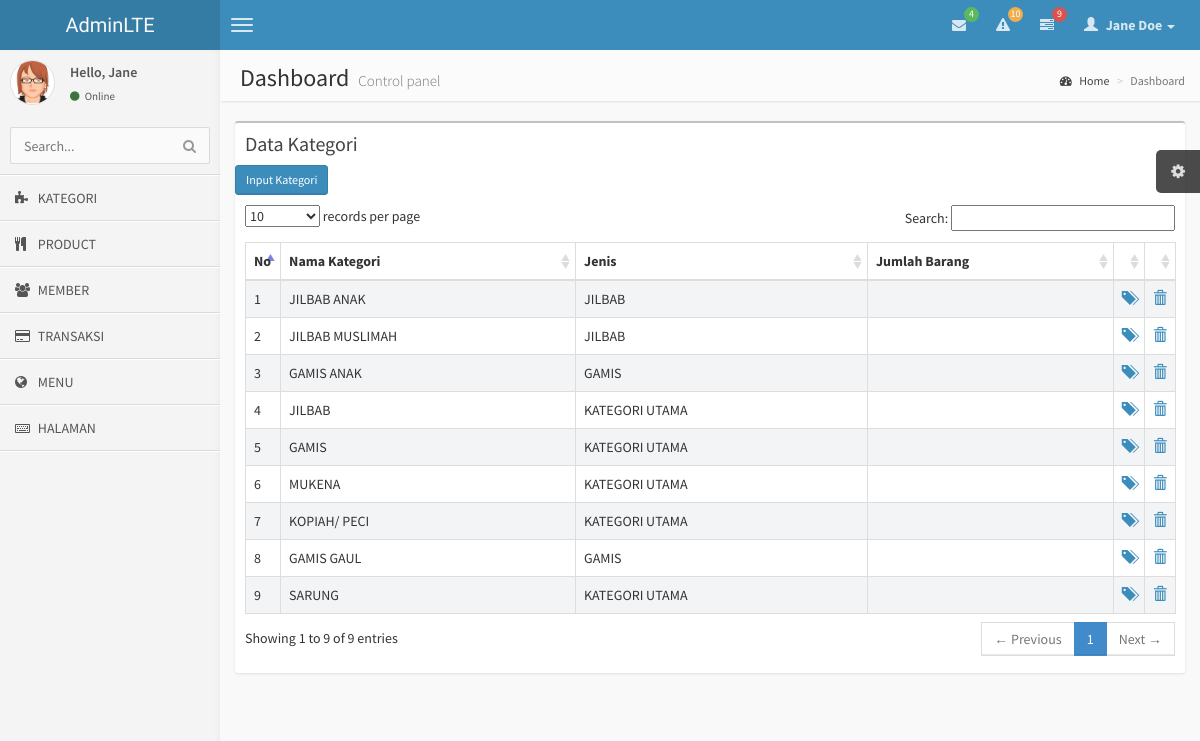
The app's page /index.php/admin/kategori with its own data.
### tables this page shows
CREATE TABLE IF NOT EXISTS `tabel_menu_admin` (
`menu_id` int(11) NOT NULL,
  `nama_menu` varchar(100) NOT NULL,
  `icon` varchar(40) NOT NULL,
  `link` varchar(100) NOT NULL,
  `parent` int(11) NOT NULL
);

CREATE TABLE IF NOT EXISTS `tabel_kategori` (
`kategori_id` int(11) NOT NULL,
  `nama_kategori` varchar(50) NOT NULL,
  `link` varchar(40) NOT NULL,
  `parent` int(11) NOT NULL,
  `nama_kategori_seo` varchar(100) NOT NULL
);

### application/libraries/Template.php (called while the page is built)
<?php if ( ! defined('BASEPATH')) exit('No direct script access allowed');
class Template {
		var $template_data = array();
		function set($name, $value)
		{
			$this->template_data[$name] = $value;
		}
		function load($template = '', $view = '' , $view_data = array(), $return = FALSE)
		{
			$this->CI =& get_instance();
			$this->set('contents', $this->CI->load->view($view, $view_data, TRUE));
			return $this->CI->load->view($template, $this->template_data, $return);
		}
}

### application/controllers/admin/Kategori.php (called while the page is built, shortened)
<?php
class kategori extends CI_Controller{
    function index(){
        $data['record']=  $this->mod_kategori->select_all()->result();
        $this->template->load('templateadmin','admin/kategori/data',$data);
    }
}

### index.php (called while the page is built, shortened)
<?php
require_once BASEPATH.'core/CodeIgniter.php';

### application/models/Mod_kategori.php (called while the page is built, shortened)
<?php
class mod_kategori extends ci_model{
    function select_all(){
        return $this->db->get('tabel_kategori');
    }
}

### application/views/admin/kategori/data.php (the view, shortened to what this page needs)
        <link href="<?php echo base_url()?>template/AdminLTE/css/datatables/dataTables.bootstrap.css" rel="stylesheet" type="text/css" />
        <link href="<?php echo base_url()?>template/AdminLTE/css/AdminLTE.css" rel="stylesheet" type="text/css" />
<div class="box">
                                <div class="box-header">
                                    <h3 class="box-title">Data Kategori</h3>
                                </div>
                                <?php
                                echo anchor('admin/kategori/post','Input Kategori',array('class'=>'btn btn-primary btn-sm'))
                                ?>
                                <div class="box-body table-responsive">
                                    <table id="example1" class="table table-bordered table-striped">
                                        <thead>
                                            <tr>
                                                <th>No</th>
                                                <th>Nama Kategori</th>
                                                <th>Jenis</th>
                                                <th>Jumlah Barang</th>
                                                <th></th>
                                                <th></th>
                                            </tr>
                                        </thead>
                                        <tbody>
                                            <?php
                                            $no=1;
                                            foreach ($record as $r){
                                                echo "<tr>
                                                      <td width='10'>$no</td>
                                                      <td>".  strtoupper($r->nama_kategori)."</td>
                                                      <td>";
                                                      if($r->parent==0){
                                                          echo "KATEGORI UTAMA";
                                                      }else{
                                                          $parent=$this->db->get_where('tabel_kategori',array('kategori_id'=>$r->parent))->row_array();
                                                          echo strtoupper($parent['nama_kategori']);
                                                      }
                                                      echo"</td>
                                                      <td></td>
                                                      <td width='10'>".anchor("admin/kategori/edit/".$r->kategori_id,"<span class='glyphicon glyphicon-tags' aria-hidden='true'></span>",array('title'=>'edit data'))."</td>
                                                      <td width='10'>".anchor("admin/kategori/delete/".$r->kategori_id,"<span class='glyphicon glyphicon-trash' aria-hidden='true'></span>",array('title'=>'delete data'))."</td>
                                                    </tr>";
                                                $no++;
                                            }
                                            ?>
                                    </table>
                                </div>
                            </div>

### application/views/templateadmin.php (shortened to what this page needs)
<!DOCTYPE html>
<html>
    <head>
        <link href="<?php echo base_url()?>template/AdminLTE/css/bootstrap.min.css" rel="stylesheet" type="text/css" />
        <link href="<?php echo base_url()?>template/AdminLTE/css/font-awesome.min.css" rel="stylesheet" type="text/css" />
        <link href="<?php echo base_url()?>template/AdminLTE/css/ionicons.min.css" rel="stylesheet" type="text/css" />
    </head>
    <body class="skin-blue">
        <header class="header">
            <a href="index.html" class="logo">
                AdminLTE
            </a>
            <nav class="navbar navbar-static-top" role="navigation">
                <a href="#" class="navbar-btn sidebar-toggle" data-toggle="offcanvas" role="button">
                    <span class="icon-bar"></span>
                    <span class="icon-bar"></span>
                    <span class="icon-bar"></span>
                </a>
                <div class="navbar-right">
                    <ul class="nav navbar-nav">
                        <li class="dropdown messages-menu">
                            <a href="#" class="dropdown-toggle" data-toggle="dropdown">
                                <i class="fa fa-envelope"></i>
                                <span class="label label-success">4</span>
                            </a>
                        </li>
                        <li class="dropdown notifications-menu">
                            <a href="#" class="dropdown-toggle" data-toggle="dropdown">
                                <i class="fa fa-warning"></i>
                                <span class="label label-warning">10</span>
                            </a>
                        </li>
                        <li class="dropdown tasks-menu">
                            <a href="#" class="dropdown-toggle" data-toggle="dropdown">
                                <i class="fa fa-tasks"></i>
                                <span class="label label-danger">9</span>
                            </a>
                        </li>
                        <li class="dropdown user user-menu">
                            <a href="#" class="dropdown-toggle" data-toggle="dropdown">
                                <i class="glyphicon glyphicon-user"></i>
                                <span>Jane Doe <i class="caret"></i></span>
                            </a>
                        </li>
                    </ul>
                </div>
            </nav>
        </header>
        <div class="wrapper row-offcanvas row-offcanvas-left">
            <aside class="left-side sidebar-offcanvas">
                <section class="sidebar">
                    <div class="user-panel">
                        <div class="pull-left image">
                            <img src="<?php echo base_url()?>template/AdminLTE/img/avatar3.png" class="img-circle" alt="User Image" />
                        </div>
                        <div class="pull-left info">
                            <p>Hello, Jane</p>
                            <a href="#"><i class="fa fa-circle text-success"></i> Online</a>
                        </div>
                    </div>
                    <form action="#" method="get" class="sidebar-form">
                        <div class="input-group">
                            <input type="text" name="q" class="form-control" placeholder="Search..."/>
                            <span class="input-group-btn">
                                <button type='submit' name='search' id='search-btn' class="btn btn-flat"><i class="fa fa-search"></i></button>
                            </span>
                        </div>
                    </form>
                    <ul class="sidebar-menu">
                        <?php
                        $main=$this->db->get_where('tabel_menu_admin',array('parent'=>0))->result();
                        foreach ($main as $m ){
                            $sub=$this->db->get_where('tabel_menu_admin',array('parent'=>$m->menu_id));
                            if($sub->num_rows()>0){
                                echo "<li class='treeview'>";
                                echo anchor('#', '<i class="fa fa-dashboard"></i> '.strtoupper($m->nama_menu).' <i class="fa fa-angle-left pull-right"></i>');
                                echo "<ul class='treeview-menu'>";
                                foreach ($sub->result() as $s){
                                    echo '<li>'.anchor('admin/'.$s->link,' <i class="fa '.$s->icon.'"></i> '.strtoupper($s->nama_menu)).'</li>';
                                }
                                echo "</ul>";
                                echo "</li>";
                            }else{
                                echo '<li>'.anchor('admin/'.$m->link,' <i class="fa '.$m->icon.'"></i> '.strtoupper($m->nama_menu)).'</li>';
                            }
                        }?>
                    </ul>
                </section>
            </aside>
            <aside class="right-side">
                <section class="content-header">
                    <h1>
                        Dashboard
                        <small>Control panel</small>
                    </h1>
                    <ol class="breadcrumb">
                        <li><a href="#"><i class="fa fa-dashboard"></i> Home</a></li>
                        <li class="active">Dashboard</li>
                    </ol>
                </section>
                <section class="content">
                    <?php echo $contents ;?>
                </section>
            </aside>
        </div>
    </body>
</html>

### records on screen
tabel_menu_admin: link+icon+nama_menu "KATEGORI"
tabel_menu_admin: link+icon+nama_menu "PRODUCT"
tabel_menu_admin: link+icon+nama_menu "MEMBER"
tabel_menu_admin: link+icon+nama_menu "TRANSAKSI"
tabel_menu_admin: link+icon+nama_menu "MENU"
tabel_menu_admin: link+icon+nama_menu "HALAMAN"
tabel_kategori: nama_kategori "JILBAB ANAK", tabel_kategori.nama_kategori "JILBAB"
tabel_kategori: nama_kategori "JILBAB MUSLIMAH", tabel_kategori.nama_kategori "JILBAB"
tabel_kategori: nama_kategori "GAMIS ANAK", tabel_kategori.nama_kategori "GAMIS"
tabel_kategori: nama_kategori "JILBAB", parent "KATEGORI UTAMA"
tabel_kategori: nama_kategori "GAMIS", parent "KATEGORI UTAMA"
tabel_kategori: nama_kategori "MUKENA", parent "KATEGORI UTAMA"
tabel_kategori: nama_kategori "KOPIAH/ PECI", parent "KATEGORI UTAMA"
tabel_kategori: nama_kategori "GAMIS GAUL", tabel_kategori.nama_kategori "GAMIS"
tabel_kategori: nama_kategori "SARUNG", parent "KATEGORI UTAMA"
